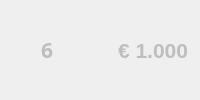
       <widget class="QFrame" name="stage6">
        <property name="enabled">
         <bool>false</bool>
        </property>
        <layout class="QHBoxLayout" name="stage_6">
         <item>
          <spacer name="horizontalSpacer_8">
           <property name="orientation">
            <enum>Qt::Horizontal</enum>
           </property>
           <property name="sizeType">
            <enum>QSizePolicy::Fixed</enum>
           </property>
           <property name="sizeHint" stdset="0">
            <size>
             <width>30</width>
             <height>20</height>
            </size>
           </property>
          </spacer>
         </item>
         <item>
          <widget class="QLabel" name="label_7">
           <property name="maximumSize">
            <size>
             <width>12</width>
             <height>16777215</height>
            </size>
           </property>
           <property name="font">
            <font>
             <family>OpenSymbol</family>
             <pointsize>16</pointsize>
             <weight>75</weight>
             <bold>true</bold>
            </font>
           </property>
           <property name="text">
            <string>6</string>
           </property>
          </widget>
         </item>
         <item>
          <spacer name="horizontalSpacer_27">
           <property name="orientation">
            <enum>Qt::Horizontal</enum>
           </property>
           <property name="sizeType">
            <enum>QSizePolicy::Fixed</enum>
           </property>
           <property name="sizeHint" stdset="0">
            <size>
             <width>20</width>
             <height>20</height>
            </size>
           </property>
          </spacer>
         </item>
         <item>
          <widget class="QWidget" name="widget_6" native="true">
           <property name="maximumSize">
            <size>
             <width>15</width>
             <height>15</height>
            </size>
           </property>
           <property name="styleSheet">
            <string notr="true">border-image:url(:/images/counter_gem.png);</string>
           </property>
          </widget>
         </item>
         <item>
          <spacer name="horizontalSpacer_36">
           <property name="orientation">
            <enum>Qt::Horizontal</enum>
           </property>
           <property name="sizeType">
            <enum>QSizePolicy::Fixed</enum>
           </property>
           <property name="sizeHint" stdset="0">
            <size>
             <width>20</width>
             <height>20</height>
            </size>
           </property>
          </spacer>
         </item>
         <item>
          <widget class="QLabel" name="label_21">
           <property name="font">
            <font>
             <pointsize>16</pointsize>
             <weight>75</weight>
             <bold>true</bold>
            </font>
           </property>
           <property name="text">
            <string>€ 1.000</string>
           </property>
          </widget>
         </item>
        </layout>
       </widget>
